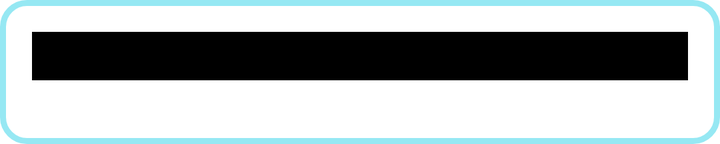
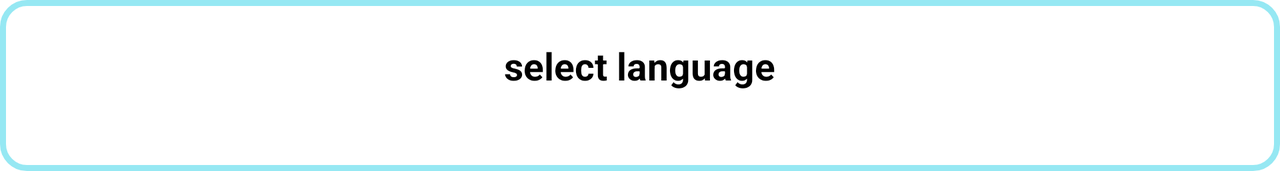

An Android layout and its configuration variant, each rendered on a device that would load it. The default file and the variant file are quoted in full after the pictures.
<!-- AndroidManifest.xml: activity theme FullscreenTheme -->
<!-- res/layout/activity_language_selection.xml -->
<?xml version="1.0" encoding="utf-8"?>
<LinearLayout xmlns:android="http://schemas.android.com/apk/res/android"
    android:layout_width="match_parent"
    android:layout_height="wrap_content"
    android:orientation="vertical"
    android:background="@drawable/menu_background"
    android:elevation="16dp"
    android:outlineProvider="background"
    android:padding="16dp">

    <TextView
        android:layout_width="match_parent"
        android:layout_height="wrap_content"
        android:text="@string/select_language"
        android:textSize="18sp"
        android:textStyle="bold"
        android:gravity="center"
        android:background="@color/black"
        android:layout_marginBottom="16dp" />

    <ListView
        android:id="@+id/language_list"
        android:layout_width="match_parent"
        android:layout_height="wrap_content"
        android:background="@color/black"/>

</LinearLayout>
<!-- resources referenced by this layout -->
<resources>
  <color name="black">#000000</color>
  <!-- drawable menu_background (drawable) -->
  <shape xmlns:android="http://schemas.android.com/apk/res/android">
      <solid android:color="@color/white"/>
      <corners android:radius="12dp"/>
      <stroke android:width="3dp" android:color="@color/min_blue"/>
  </shape>
  <string name="select_language">select language</string>
  <color name="white">#FFFFFFFF</color>
  <color name="min_blue">#96e8f3</color>
</resources>
<!-- res/layout-land/activity_language_selection.xml (the repository's variant of the layout above) -->
<!-- drawn on the phone turned sideways -->
<?xml version="1.0" encoding="utf-8"?>
<LinearLayout xmlns:android="http://schemas.android.com/apk/res/android"
    android:layout_width="match_parent"
    android:layout_height="wrap_content"
    android:orientation="vertical"
    android:background="@drawable/menu_background"
    android:elevation="16dp"
    android:outlineProvider="background"
    android:padding="20dp"
    android:gravity="center">

    <TextView
        android:layout_width="wrap_content"
        android:layout_height="wrap_content"
        android:text="@string/select_language"
        android:textSize="19sp"
        android:textStyle="bold"
        android:gravity="center"
        android:background="@android:color/transparent"
        android:layout_marginBottom="20dp"
        android:paddingHorizontal="30dp" />

    <HorizontalScrollView
        android:layout_width="match_parent"
        android:layout_height="wrap_content"
        android:scrollbars="none">

        <ListView
            android:id="@+id/language_list"
            android:layout_width="wrap_content"
            android:layout_height="wrap_content"
            android:background="@android:color/transparent"
            android:layout_gravity="center"/>

    </HorizontalScrollView>

</LinearLayout>
<!-- resources referenced by the variant -->
<!-- as the phone turned sideways resolves them -->
<resources>
  <!-- drawable menu_background (drawable) -->
  <shape xmlns:android="http://schemas.android.com/apk/res/android">
      <solid android:color="@color/white"/>
      <corners android:radius="12dp"/>
      <stroke android:width="3dp" android:color="@color/min_blue"/>
  </shape>
  <string name="select_language">select language</string>
  <color name="white">#FFFFFFFF</color>
  <color name="min_blue">#96e8f3</color>
</resources>
